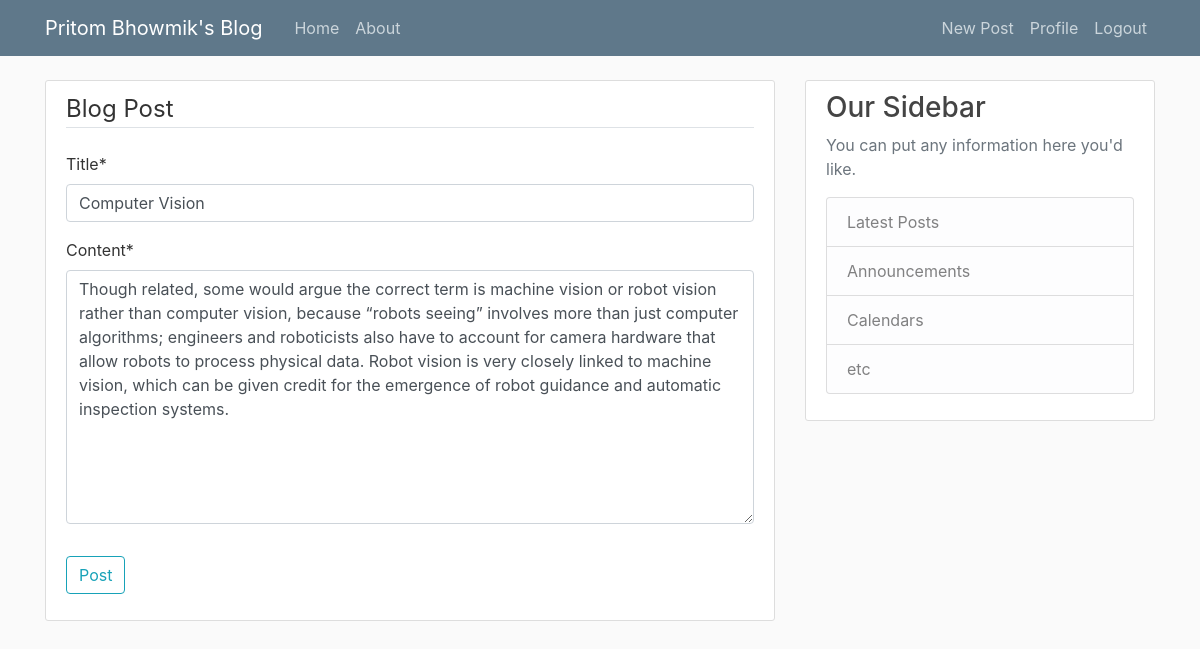
Page /post/14/update/ (signed in) on the committed database.
### blog/models.py (models this page shows, shortened)
class Post(models.Model):
    title = models.CharField(max_length=100)
    content = models.TextField()
    date_posted = models.DateTimeField(default=timezone.now)
    author = models.ForeignKey(User, on_delete=models.CASCADE)

### blog/views.py (the view, shortened to what this page needs)
# urls.py: path('post/<int:pk>/update/', PostUpdateView.as_view(), name='post-update'),
class PostUpdateView(LoginRequiredMixin, UserPassesTestMixin, UpdateView):
    model = Post
    fields = ['title', 'content']
    def test_func(self):
        post = self.get_object()
        if self.request.user == post.author:
            return True
        return False

### blog/templates/blog/post_form.html (shortened to what this page needs)
{% extends "blog/base.html" %} {% load crispy_forms_tags %} {% block content %}
<div class="content-section">
  <form method="POST">
    <fieldset class="form-group">
      <legend class="border-bottom mb-4">Blog Post</legend>
      {{ form|crispy }}
    </fieldset>
    <div class="form-group">
      <button class="btn btn-outline-info" type="submit">Post</button>
    </div>
  </form>
</div>
{% endblock content %}

### blog/static/blog/main.css (style rules this page uses)
body { background: #fafafa; color: #333333; margin-top: 5rem; }
.content-section { background: #ffffff; padding: 10px 20px; border: 1px solid #dddddd; border-radius: 3px; margin-bottom: 20px; }

### rows in the picture
Post: title "Computer Vision", content "Though related, some would argue the correct term is machine vision or robot vision rather than computer vision, because “robots seeing” involves more than just computer algorithms; engineers and roboticists also have to account for camera hardware that allow robots to process physical data. Robot vision is very closely linked to machine vision, which can be given credit for the emergence of robot guidance and automatic inspection systems."
